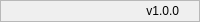
                 <widget class="QFrame" name="footer">
                  <property name="maximumSize">
                   <size>
                    <width>16777215</width>
                    <height>22</height>
                   </size>
                  </property>
                  <property name="frameShape">
                   <enum>QFrame::StyledPanel</enum>
                  </property>
                  <property name="frameShadow">
                   <enum>QFrame::Raised</enum>
                  </property>
                  <layout class="QHBoxLayout" name="horizontalLayout_5">
                   <property name="spacing">
                    <number>0</number>
                   </property>
                   <property name="leftMargin">
                    <number>0</number>
                   </property>
                   <property name="topMargin">
                    <number>0</number>
                   </property>
                   <property name="rightMargin">
                    <number>0</number>
                   </property>
                   <property name="bottomMargin">
                    <number>0</number>
                   </property>
                   <item>
                    <widget class="QLabel" name="credits">
                     <property name="maximumSize">
                      <size>
                       <width>16777215</width>
                       <height>16</height>
                      </size>
                     </property>
                     <property name="text">
                      <string/>
                     </property>
                    </widget>
                   </item>
                   <item>
                    <widget class="QLabel" name="version">
                     <property name="text">
                      <string>v1.0.0</string>
                     </property>
                     <property name="alignment">
                      <set>Qt::AlignRight|Qt::AlignTrailing|Qt::AlignVCenter</set>
                     </property>
                    </widget>
                   </item>
                   <item>
                    <widget class="QFrame" name="resizeicon">
                     <property name="maximumSize">
                      <size>
                       <width>20</width>
                       <height>16777215</height>
                      </size>
                     </property>
                     <property name="styleSheet">
                      <string notr="true">background-image: url(:/icons/icons/cil-size-grip.png);</string>
                     </property>
                     <property name="frameShape">
                      <enum>QFrame::NoFrame</enum>
                     </property>
                     <property name="frameShadow">
                      <enum>QFrame::Raised</enum>
                     </property>
                     <layout class="QVBoxLayout" name="verticalLayout_12">
                      <property name="spacing">
                       <number>0</number>
                      </property>
                      <property name="leftMargin">
                       <number>0</number>
                      </property>
                      <property name="topMargin">
                       <number>0</number>
                      </property>
                      <property name="rightMargin">
                       <number>0</number>
                      </property>
                      <property name="bottomMargin">
                       <number>0</number>
                      </property>
                     </layout>
                    </widget>
                   </item>
                  </layout>
                 </widget>
